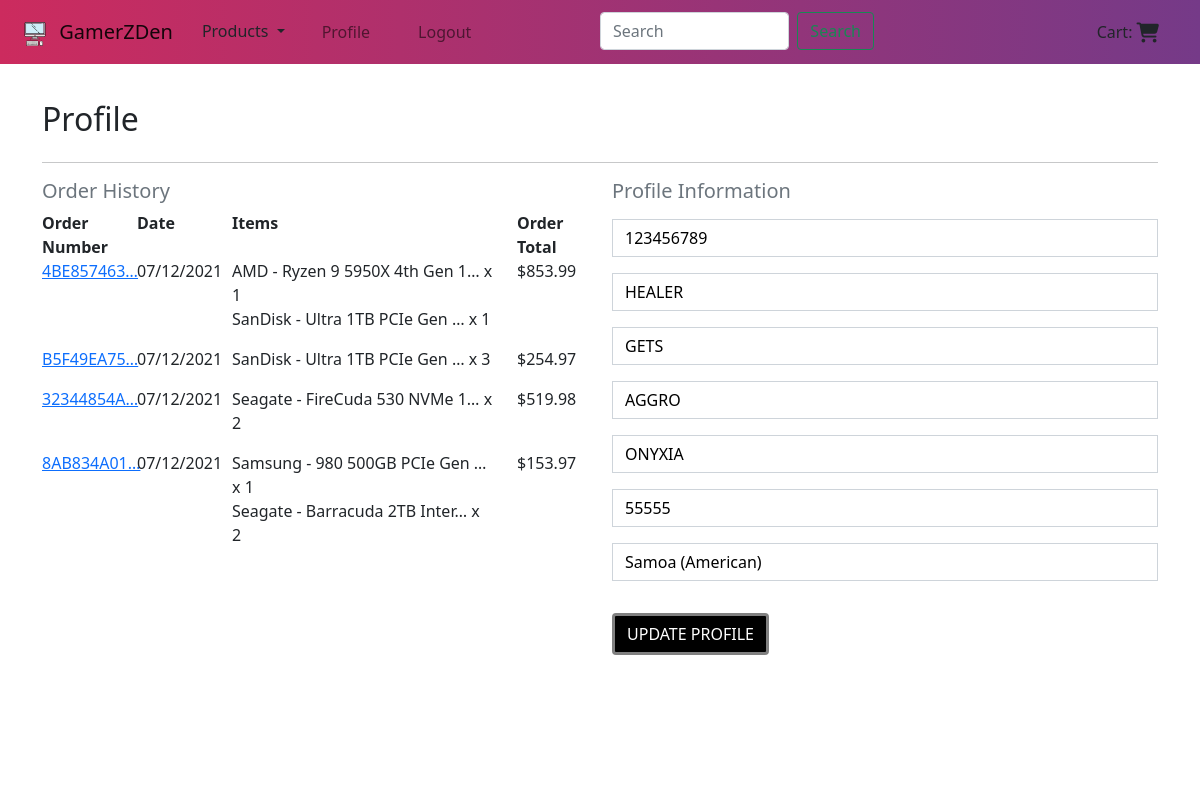
/profile/ (signed in), run on the app's committed database.
### checkout/models.py (models this page shows, shortened)
class Order(models.Model):
    order_number = models.CharField(max_length=32, null=False, editable=False)
    full_name = models.CharField(max_length=128, null=False, blank=False)
    email = models.EmailField(max_length=254, null=False, blank=False)
    phone_number = models.CharField(max_length=32, null=False, blank=False)
    country = CountryField(blank_label='Country*', null=False, blank=False)
    postcode = models.CharField(max_length=32, null=True, blank=True)
    town_or_city = models.CharField(max_length=64, null=False, blank=False)
    street_address = models.CharField(max_length=128, null=False, blank=False)
    street_address2 = models.CharField(max_length=128, null=True, blank=True)
    county = models.CharField(max_length=128, null=True, blank=True)
    date = models.DateTimeField(auto_now_add=True)
    delivery_cost = models.DecimalField(max_digits=6, decimal_places=2, null=False, default=0)
    order_total = models.DecimalField(max_digits=10, decimal_places=2, null=False, default=0)
    grand_total = models.DecimalField(max_digits=10, decimal_places=2, null=False, default=0)
    original_cart = models.TextField(null=False, blank=False, default='')
    stripe_pid = models.CharField(max_length=256, null=False, blank=False, default='')
    user_profile = models.ForeignKey(UserProfile, on_delete=models.SET_NULL, null=True, blank=True, related_name='orders')

class OrderLineItem(models.Model):
    order = models.ForeignKey(Order, null=False, blank=False, on_delete=models.CASCADE, related_name='lineitems')
    product = models.ForeignKey(Product, null=False, blank=False, on_delete=models.CASCADE)
    quantity = models.IntegerField(null=False, blank=False, default=0)
    lineitem_total = models.DecimalField(max_digits=8, decimal_places=2, null=False, blank= False, editable=False)

### products/models.py (models this page shows, shortened)
class Product(models.Model):
    sku = models.IntegerField(null=True, blank=True, unique=True)
    name = models.TextField(max_length=256)
    description = models.TextField(null=True, blank=True)
    price = models.DecimalField(max_digits=7, decimal_places=2)
    category = models.ForeignKey(Category, on_delete=models.SET_NULL, null=True, blank=True)
    rating = models.DecimalField(max_digits=2, decimal_places=1)
    image_url = models.URLField(max_length=1024)
    image = models.ImageField(null=True, blank=True)
    make = models.CharField(max_length=64)
    model_id = models.CharField(max_length=64)

### profiles/models.py (models this page shows, shortened)
class UserProfile(models.Model):
    user = models.OneToOneField(User, on_delete=models.CASCADE)
    default_phone_number = models.CharField(max_length=32, null=True, blank=True)
    default_street_address = models.CharField(max_length=128, null=True, blank=True)
    default_street_address2 = models.CharField(max_length=128, null=True, blank=True)
    default_town_or_city = models.CharField(max_length=64, null=True, blank=True)
    default_county = models.CharField(max_length=128, null=True, blank=True)
    default_postcode = models.CharField(max_length=32, null=True, blank=True)
    default_country = CountryField(blank_label='Country', null=True, blank=True)

### profiles/views.py (the view)
# urls.py: path('profile/', include('profiles.urls')),
def profile(request):
    profile = get_object_or_404(UserProfile, user=request.user)
    if request.method == 'POST':
        form = ProfileForm(request.POST, instance=profile)
        if form.is_valid():
            form.save()
            messages.success(request, "Profile updated!")
    form = ProfileForm(instance=profile)
    orders = profile.orders.all()
    for order in orders:
        date = order.date.strftime('%d/%m/%Y')
    template = 'profiles/profile.html'
    context = {
        'orders': orders,
        'form': form,
        'on_profile_page': True,
        'date': date,
    }
    return render(request, template, context)

### profiles/forms.py
class ProfileForm(forms.ModelForm):
    class Meta:
        model = UserProfile
        exclude = ('user',)
    def __init__(self, *args, **kwargs):
        super().__init__(*args, **kwargs)
        placeholders = {
            'default_phone_number': 'Phone Number',
            'default_postcode': 'Postal Code',
            'default_town_or_city': 'Town or City',
            'default_street_address': 'Street Address',
            'default_street_address2': 'Street Address2',
            'default_county': 'County',
        }
        self.fields['default_phone_number'].widget.attrs['autofocus'] = True
        for field in self.fields:
            if field != 'default_country':
                if self.fields[field].required:
                    placeholder = f'{placeholders[field]}*'
                else:
                    placeholder = placeholders[field]
                self.fields[field].widget.attrs['placeholder'] = placeholder
            self.fields[field].widget.attrs['class'] = 'profile-form-input mb-3 border-black rounded-0'
            self.fields[field].label = False

### cart/context_processors.py (called while the page is built, shortened)
def cart_contents(request):
    cart_items = []
    total = 0
    product_count = 0
    cart = request.session.get('cart', {})
    if total < settings.FREE_DELIVERY_THRESHOLD:
        if request.user.is_authenticated:
            delivery = total * Decimal(settings.MEMBER_DELIVERY_PERCENTAGE / 100)
        else:
            delivery = total * Decimal(settings.STANDARD_DELIVERY_PERCENTAGE / 100)
        free_delivery_in = settings.FREE_DELIVERY_THRESHOLD - total
    else:
        delivery = 0
        free_delivery_in = 0
    grand_total = delivery + total
    context = {
        'cart_items': cart_items,
        'total': total,
        'product_count': product_count,
        'delivery': delivery,
        'free_delivery_in': free_delivery_in,
        'free_delivery_threshold': settings.FREE_DELIVERY_THRESHOLD,
        'grand_total': grand_total,
    }
    return context

### profiles/templates/profiles/profile.html (shortened to what this page needs)
{% extends "base.html" %}
{% load static %}
{% block extra_css %}
    <link rel="stylesheet" href="{% static 'profiles/css/profile.css' %}">
{% endblock %}
{% block page_header %}
    <div class="container header-container">
    </div>
{% endblock %}
{% block content %}
    <div class="overlay"></div>
    <div class="container">
        <div class="row">
            <div class="col">
                <h2 class="logo-font mb-4">Profile</h2>
                <hr>
            </div>
        </div>
        <div class="row">
            <div class="col-12 col-lg-6">
                <h5 class="text-muted">Order History</h5>
                <div class="order-history">
                    <div class="row">
                        <div class="col-6 col-lg-2"><strong>Order Number</strong></div>
                        <div class="col-6 col-lg-2"><strong>Date</strong></div>
                        <div class="col-6 col-lg-6"><strong>Items</strong></div>
                        <div class="col-6 col-lg-2"><strong>Order Total</strong></div>
                    </div>
                    {% for order in orders %}
                    <div class="row">
                        <div class="col-6 col-lg-2"><a href="{% url 'order_history' order.order_number %}">{{ order.order_number|truncatechars:10 }}</a></div>
                        <div class="col-6 col-lg-2">{{ date }}</div>
                        <div class="col-6 col-lg-6">
                            <ul class="list-unstyled">
                                {% for item in order.lineitems.all %}
                                    <li>{{ item.product.name|truncatechars:30 }} x {{ item.quantity }}</li>
                                {% endfor %}
                            </ul>
                        </div>
                        <div class="col-6 col-lg-2">${{ order.grand_total }}</div>
                    </div>
                    {% endfor %}
                </div>
            </div>
            <div class="col-12 col-lg-6">
                <h5 class="text-muted mb-3">
                    Profile Information
                </h5>
                <form action="{% url 'profile' %}" method="POST" id="profile-update-form">
                    {{ form|crispy }}
                    <button class="btn btn-black mt-3 rounded text-uppercase">Update Profile</button>
                </form>
            </div>
        </div>
{% endblock %}

### static/css/base.css (style rules this page uses)
:root { --primary-border-color: -webkit-linear-gradient(to right, #fdbb2d, #b21f1f, #1a2a6c); --primary-header-color: linear-gradient(90deg, #cc2b5e, #753a88); --fallback-border-color: #1a2a6c; --blur: 10px; }
html { height: 100%; }
body { background: url('/media/main-bg.jpg') no-repeat center center fixed; background-size: cover; }
.overlay { height: 100%; width: 100%; top: 0; left: 0; position: fixed; background: #fff; z-index: -1; }
.header-container { padding-top: 100px; }
.btn-black { color: #FFF; background: #000; border: grey 3px solid; transition: color .15s ease-in-out,background-color .15s ease-in-out,border-color .15s ease-in-out,box-shadow .15s ease-in-out; }

### profiles/static/profiles/css/profile.css (style rules this page uses)
#profile-update-form .form-control { color: black; }
#profile-update-form input::placeholder { color: #aab7c4; }
#id_default_country, #id_default_country option:not(:first-child) { color: black; }

### data on the page
Order: order_number "4BE857463…", date "07/12/2021", grand_total "853.99"
OrderLineItem: product.name "AMD - Ryzen 9 5950X 4th Gen 1…", quantity "1"
OrderLineItem: product.name "SanDisk - Ultra 1TB PCIe Gen …", quantity "1"
Order: order_number "B5F49EA75…", date "07/12/2021", grand_total "254.97"
OrderLineItem: product.name "SanDisk - Ultra 1TB PCIe Gen …", quantity "3"
Order: order_number "32344854A…", date "07/12/2021", grand_total "519.98"
OrderLineItem: product.name "Seagate - FireCuda 530 NVMe 1…", quantity "2"
Order: order_number "8AB834A01…", date "07/12/2021", grand_total "153.97"
OrderLineItem: product.name "Samsung - 980 500GB PCIe Gen …", quantity "1"
OrderLineItem: product.name "Seagate - Barracuda 2TB Inter…", quantity "2"
UserProfile: default_phone_number "123456789", default_street_address "HEALER", default_street_address2 "GETS", default_town_or_city "AGGRO", default_county "ONYXIA", default_postcode "55555", default_country "Samoa (American)"
